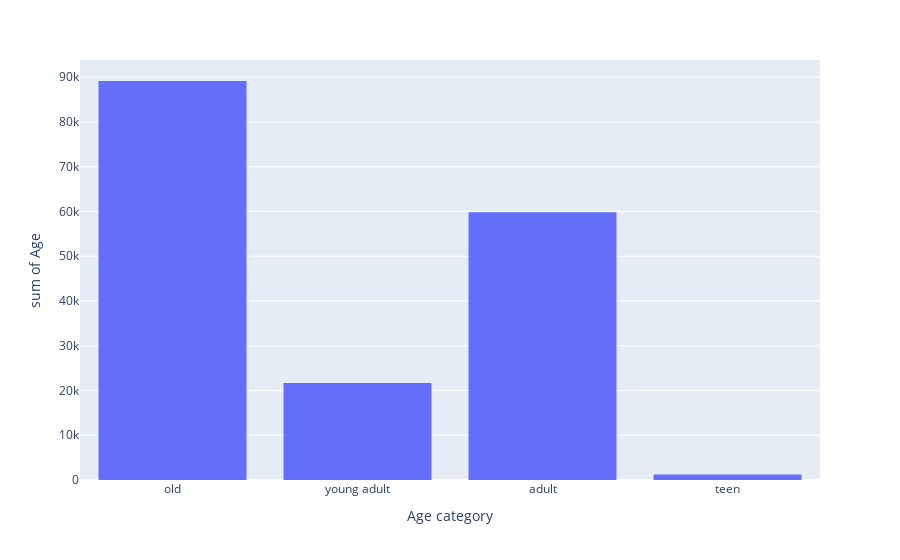

The code cell stored with this chart in its notebook:
### Code cell
fig=px.histogram(df,y='Age', x='Age category')
fig.show()

### Figure 1 — Plotly figure (JSON) as saved in the notebook; plotly's stock layout.template omitted (floating-point values rounded to 4 significant figures; data arrays with more than 128 entries replaced by an {"elided": "..."} marker saying what was removed)
{"data": [{"alignmentgroup": "True", "bingroup": "x", "histfunc": "sum", "hovertemplate": "Age category=%{x}<br>sum of Age=%{y}<extra></extra>", "legendgroup": "", "marker": {"color": "#636efa", "pattern": {"shape": ""}}, "name": "", "offsetgroup": "", "orientation": "v", "showlegend": false, "type": "histogram", "x": {"elided": "3900 str values"}, "xaxis": "x", "y": {"elided": "3900 int values"}, "yaxis": "y"}], "layout": {"barmode": "relative", "legend": {"tracegroupgap": 0}, "margin": {"t": 60}, "xaxis": {"anchor": "y", "domain": [0, 1], "title": {"text": "Age category"}}, "yaxis": {"anchor": "x", "domain": [0, 1], "title": {"text": "sum of Age"}}}}
